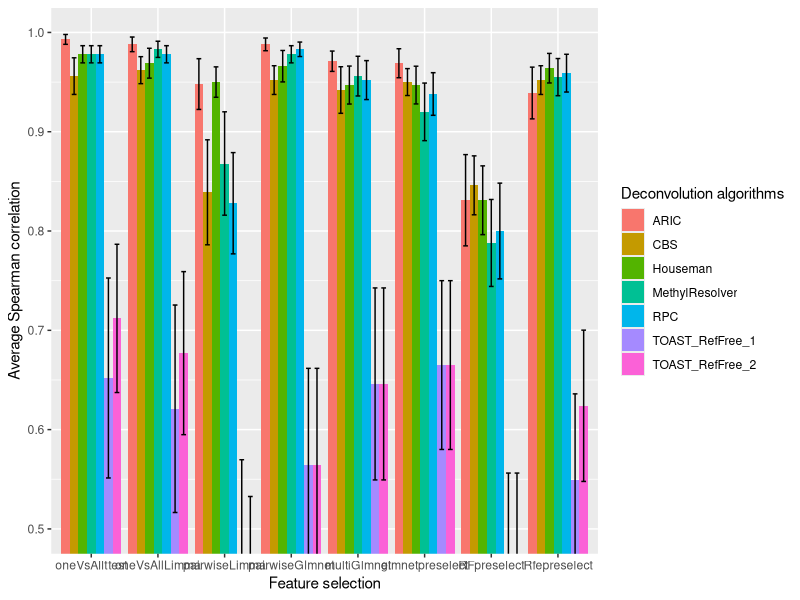

R code for this plot:
library(tidyr)
library(ggplot2)

setwd("./Downloads/")
pdf(file = "Figure1.pdf",  
    width = 16,
    height = 8) 


cor_Houseman <- c(0.978, 0.969, 0.950, 0.966, 0.947, 0.947, 0.831, 0.964)
cor_RPC <- c(0.978, 0.978, 0.828, 0.983, 0.952, 0.938, 0.800, 0.959)
cor_CBS <- c(0.956, 0.962, 0.839, 0.952, 0.942, 0.950, 0.846, 0.952)
cor_MethylResolver <- c(0.978, 0.983, 0.868, 0.978, 0.956, 0.920, 0.788, 0.955)
cor_ARIC <- c(0.993, 0.988, 0.948, 0.988, 0.971, 0.969, 0.831, 0.939)
cor_TOAST_1 <- c(0.652, 0.621, 0.461, 0.564, 0.646, 0.665, 0.452, 0.549)
cor_TOAST_2 <- c(0.712, 0.677, 0.411, 0.564, 0.646, 0.665, 0.452, 0.624)
  
  
df1 <- data.frame(FeatureSelection = c("oneVsAllttest","oneVsAllLimma","pairwiseLimma","pairwiseGlmnet","multiGlmnet",
                                       "glmnetpreselect", "RFpreselect", "Rfepreselect"),
                  Houseman = cor_Houseman, RPC = cor_RPC, CBS = cor_CBS, MethylResolver = cor_MethylResolver, ARIC = cor_ARIC, 
                  TOAST_RefFree_1 = cor_TOAST_1, TOAST_RefFree_2 = cor_TOAST_2)


sd_1 <- c(0.0299, 0.0521, 0.0530, 0.0548, 0.0662, 0.0658, 0.1200, 0.0516,
          0.0299, 0.0299, 0.1766, 0.0252, 0.0679, 0.0743, 0.1670, 0.0659,
          0.0639, 0.0471, 0.1831, 0.0501, 0.0812, 0.0470, 0.1028, 0.0501,
          0.0299, 0.0282, 0.1804, 0.0299, 0.0692, 0.1005, 0.1517, 0.0648,
          0.0172, 0.0255, 0.0885, 0.0222, 0.0354, 0.0506, 0.1592, 0.0902,
          0.3488, 0.3619, 0.3764, 0.3385, 0.3349, 0.2944, 0.3611, 0.3014,
          0.2586, 0.2844, 0.4214, 0.3385, 0.3349, 0.2944, 0.3611, 0.2639)

se = sd_1/sqrt(12)


print(ggplot(data = df1 %>% gather(Deconvolution, Spearman_Correlation, -FeatureSelection),
             aes(x = factor(FeatureSelection, level = c("oneVsAllttest","oneVsAllLimma","pairwiseLimma","pairwiseGlmnet","multiGlmnet",
                                                        "glmnetpreselect", "RFpreselect", "Rfepreselect")), y = Spearman_Correlation, fill = Deconvolution)) +
        geom_bar(stat = 'identity', position = 'dodge')+
        #geom_text(aes(label= round(Spearman_Correlation,2)), position = position_dodge(0.9))+
        geom_errorbar(aes(ymin=Spearman_Correlation-se, ymax=Spearman_Correlation+se), width=.5, position=position_dodge(.9)) +
        labs(x = "Feature selection")+
        labs(y = "Average Spearman correlation")+
        labs(fill = "Deconvolution algorithms")+
        coord_cartesian(ylim=c(0.5,1)))
        
dev.off()
